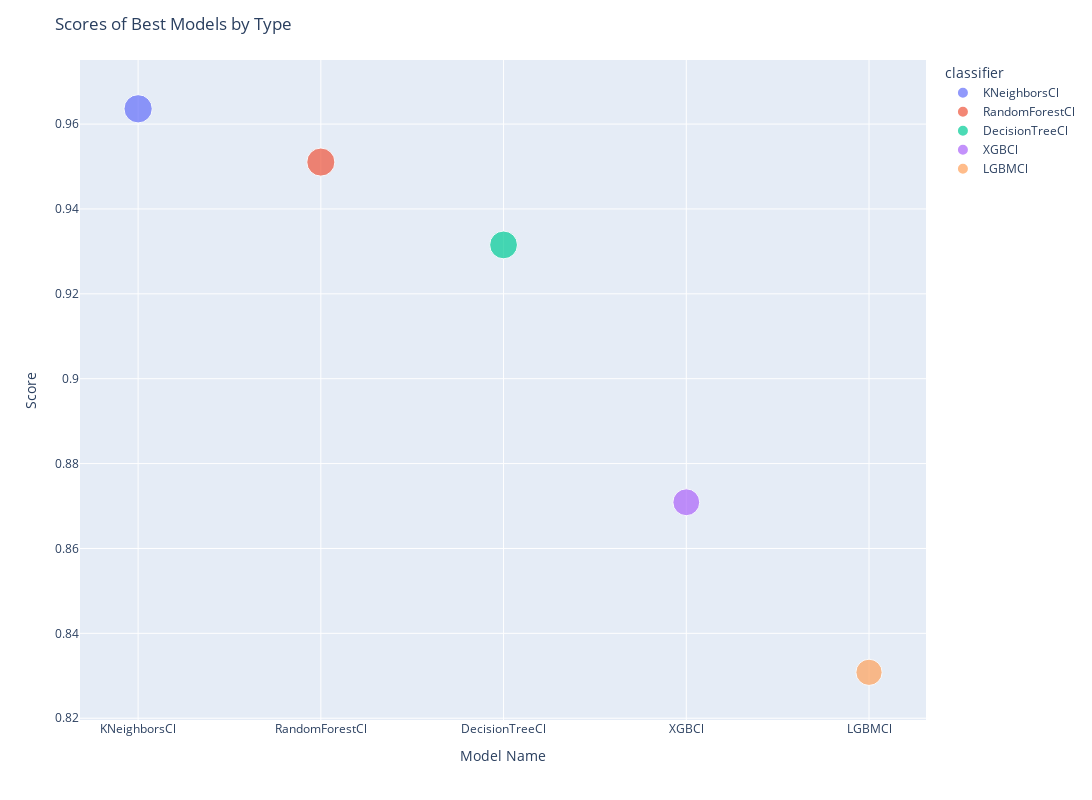

Here is the notebook cell this chart was saved with:
### Markdown cell above
---
## ***Presentation and visualization of results*** <a class="anchor" id="Presentation-and-visualization-of-results"></a>

### Code cell
fig = px.scatter(best_of_classifiers, x="classifier", y="mean_test_score", color="classifier",
                 size='mean_test_score', hover_data=['mean_test_score'])
# change the layout properties
fig.update_layout(title='Scores of Best Models by Type', legend_orientation="v",
                   xaxis_title='Model Name',
                   yaxis_title='Score', width=1300, height=800, )
fig.show()

### Figure 1 — Plotly figure (JSON) as saved in the notebook; plotly's stock layout.template omitted (floating-point values rounded to 4 significant figures)
{"data": [{"customdata": [[0.9636]], "hovertemplate": "classifier=%{x}<br>mean_test_score=%{customdata[0]}<extra></extra>", "legendgroup": "KNeighborsCl", "marker": {"color": "#636efa", "size": [0.9636], "sizemode": "area", "sizeref": 0.002409, "symbol": "circle"}, "mode": "markers", "name": "KNeighborsCl", "orientation": "v", "showlegend": true, "type": "scatter", "x": ["KNeighborsCl"], "xaxis": "x", "y": [0.9636], "yaxis": "y"}, {"customdata": [[0.951]], "hovertemplate": "classifier=%{x}<br>mean_test_score=%{customdata[0]}<extra></extra>", "legendgroup": "RandomForestCl", "marker": {"color": "#EF553B", "size": [0.951], "sizemode": "area", "sizeref": 0.002409, "symbol": "circle"}, "mode": "markers", "name": "RandomForestCl", "orientation": "v", "showlegend": true, "type": "scatter", "x": ["RandomForestCl"], "xaxis": "x", "y": [0.951], "yaxis": "y"}, {"customdata": [[0.9315]], "hovertemplate": "classifier=%{x}<br>mean_test_score=%{customdata[0]}<extra></extra>", "legendgroup": "DecisionTreeCl", "marker": {"color": "#00cc96", "size": [0.9315], "sizemode": "area", "sizeref": 0.002409, "symbol": "circle"}, "mode": "markers", "name": "DecisionTreeCl", "orientation": "v", "showlegend": true, "type": "scatter", "x": ["DecisionTreeCl"], "xaxis": "x", "y": [0.9315], "yaxis": "y"}, {"customdata": [[0.8709]], "hovertemplate": "classifier=%{x}<br>mean_test_score=%{customdata[0]}<extra></extra>", "legendgroup": "XGBCl", "marker": {"color": "#ab63fa", "size": [0.8709], "sizemode": "area", "sizeref": 0.002409, "symbol": "circle"}, "mode": "markers", "name": "XGBCl", "orientation": "v", "showlegend": true, "type": "scatter", "x": ["XGBCl"], "xaxis": "x", "y": [0.8709], "yaxis": "y"}, {"customdata": [[0.8308]], "hovertemplate": "classifier=%{x}<br>mean_test_score=%{customdata[0]}<extra></extra>", "legendgroup": "LGBMCl", "marker": {"color": "#FFA15A", "size": [0.8308], "sizemode": "area", "sizeref": 0.002409, "symbol": "circle"}, "mode": "markers", "name": "LGBMCl", "orientation": "v", "showlegend": true, "type": "scatter", "x": ["LGBMCl"], "xaxis": "x", "y": [0.8308], "yaxis": "y"}], "layout": {"height": 800, "legend": {"itemsizing": "constant", "orientation": "v", "title": {"text": "classifier"}, "tracegroupgap": 0}, "margin": {"t": 60}, "title": {"text": "Scores of Best Models by Type"}, "width": 1300, "xaxis": {"anchor": "y", "autorange": true, "categoryarray": ["KNeighborsCl", "RandomForestCl", "DecisionTreeCl", "XGBCl", "LGBMCl"], "categoryorder": "array", "domain": [0, 1], "range": [-0.299, 4.294], "title": {"text": "Model Name"}, "type": "category"}, "yaxis": {"anchor": "x", "autorange": true, "domain": [0, 1], "range": [0.8196, 0.9751], "title": {"text": "Score"}, "type": "linear"}}}
